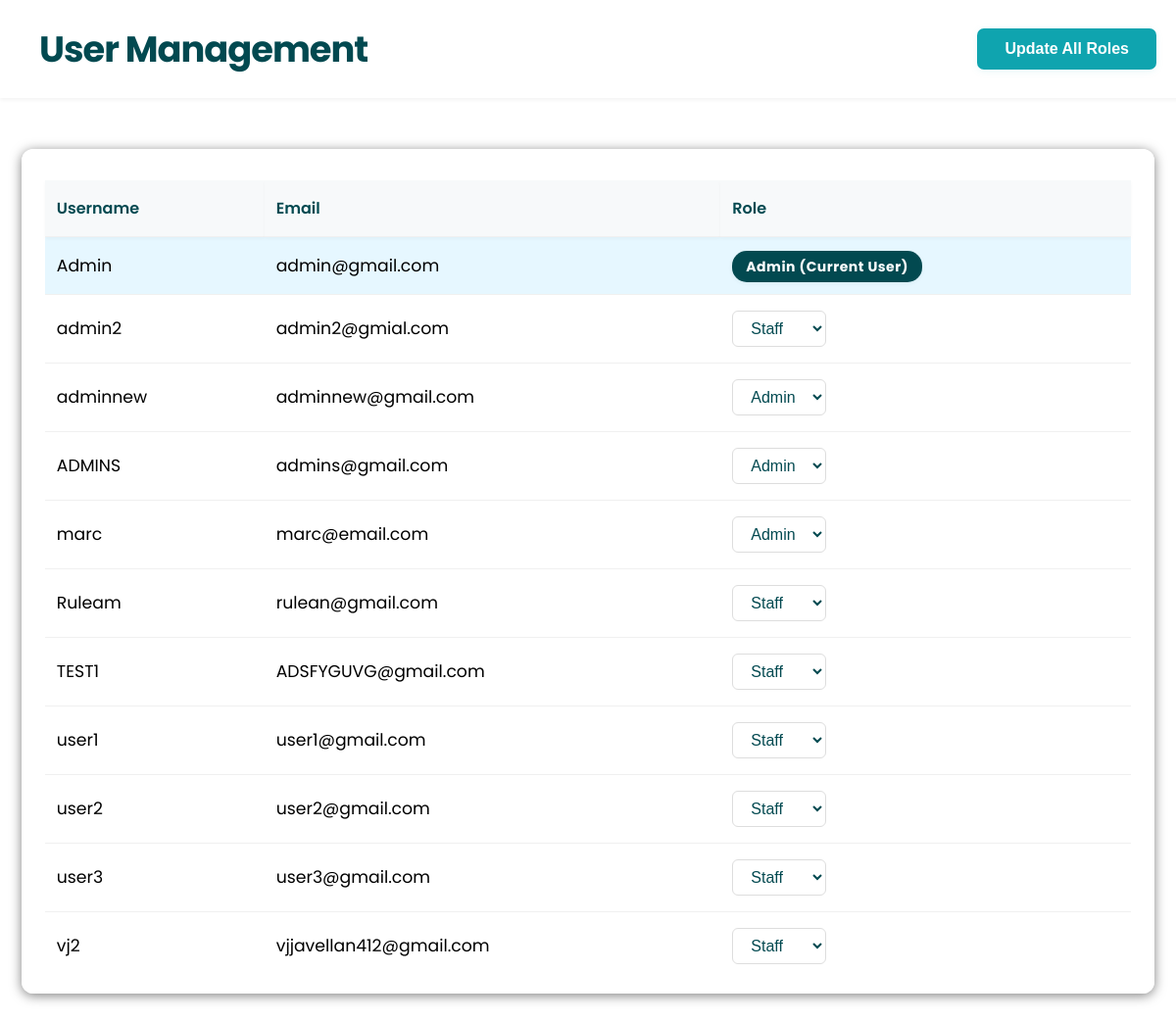
The page /users.php (signed in) on the database its author committed.
### tables this page shows
CREATE TABLE `users` (
  `userid` int(11) NOT NULL,
  `username` varchar(50) NOT NULL,
  `password` varchar(255) NOT NULL,
  `email` varchar(100) NOT NULL,
  `role` enum('admin','staff') NOT NULL,
  `profile` varchar(255) NOT NULL,
  `remember_token` varchar(64) DEFAULT NULL,
  `token_expires` datetime DEFAULT NULL
);

### users.php (the view, shortened to what this page needs)
<?php
try {
    $pdo = require_once 'config/db.php';
    $stmt = $pdo->query("SELECT userid, username, email, role FROM users ORDER BY username");
    $users = $stmt->fetchAll(PDO::FETCH_ASSOC);
} catch (PDOException $e) {
    $_SESSION['error'] = "Database error: " . $e->getMessage();
    $users = [];
}
?>
<!DOCTYPE html>
<html lang="en">
<head>
 <link rel="stylesheet" href="css/users.css">
</head>
<body>
    <form action="users.php" method="post" id="rolesForm">
        <div class="page-header">
            <div class="box123" style">
            <div class="page-title">User Management</div>
            <button type="submit" name="update_all_roles" class="update-all-btn">Update All Roles</button>
            </div>
        </div>
        <div class="container">
            <div class="card">
                <table>
                    <thead>
                        <tr>
                            <th>Username</th>
                            <th>Email</th>
                            <th>Role</th>
                        </tr>
                    </thead>
                    <tbody>
                        <?php foreach (
                            $users as $i => $user): ?>
                        <tr<?php if ($user['userid'] == $_SESSION['user_id']) echo ' class="current-user-row"'; ?>>
                            <td><?php echo htmlspecialchars($user['username']); ?></td>
                            <td><?php echo htmlspecialchars($user['email']); ?></td>
                            <td>
                                <?php if ($user['userid'] != $_SESSION['user_id']): ?>
                                    <select name="role[]" class="role-select">
                                        <option value="staff" <?php echo $user['role'] === 'staff' ? 'selected' : ''; ?>>Staff</option>
                                        <option value="admin" <?php echo $user['role'] === 'admin' ? 'selected' : ''; ?>>Admin</option>
                                    </select>
                                <?php else: ?>
                                    <span class="badge badge-<?php echo $user['role']; ?>">
                                        <?php echo ucfirst($user['role']); ?> (Current User)
                                    </span>
                                <?php endif; ?>
                            </td>
                        </tr>
                        <?php endforeach; ?>
                    </tbody>
                </table>
            </div>
        </div>
    </form>
</body>
</html>

### css/users.css (style rules this page uses)
body { background-color: #fff; font-family: "Poppins", sans-serif; margin: 0; padding: 0; height:100vh; ; box-sizing: border-box; }
.page-header { background: #fff; box-shadow: 0 2px 4px rgba(0, 0, 0, 0.05); height: 100px; display: flex; align-items: center; position: fixed; justify-content: center; width: 90%; font-weight: bold; z-index: 10; width: 100%; display: flex; justify-content: center; align-items: center; }
.page-header { display: flex; justify-content: space-between; align-items: center; padding: 0px 40px 0px 40px; background:rgb(255, 255, 255); line-height: none; height: 100px; box-shadow: 0 2px 4px rgba(0, 0, 0, 0.05); position: fixed; width: 100%; }
.page-title { font-size: 2.3rem; font-weight: 700; color: #024950; letter-spacing: -1px; }
.update-all-btn { background: #0FA4AF; color: #fff; border: none; border-radius: 7px; padding: 12px 28px; font-size: 1rem; font-weight: 600; cursor: pointer; transition: background 0.2s; box-shadow: 0 2px 8px rgba(15,164,175,0.08); }
.container { width: 100%; min-height: 100vh; display: flex; justify-content: center; align-items: center; padding: 0 10px 10px 10px; box-sizing: border-box; }
.card { width: 98%; margin-top: 98px; box-sizing: border-box; background: #fff; border-radius: 12px; box-shadow: 0 2px 12px rgba(0, 0, 0, 0.5); padding: 32px 24px 24px 24px; height: 80vh; overflow: auto; -ms-overflow-style: none; scrollbar-width: none; }
table { width: 100%; border-collapse: separate; border-spacing: 0; margin-top: 0; background: #fff; font-size: 1.08rem; }
th, td { padding: 16px 12px; text-align: left; border-bottom: 1px solid #f0f0f0; }
th { background: #f7f9fa; color: #024950; font-weight: 600; font-size: 1rem; }
tr:last-child td { border-bottom: none; }
tr.current-user-row { background: #e6f7ff !important; }
.badge { padding: 6px 14px; border-radius: 15px; font-size: 14px; font-weight: 700; box-shadow: 0 1px 4px rgba(2,73,80,0.08); letter-spacing: 0.5px; }
.badge-admin { background-color: #024950; color: white; }
.role-select { padding: 8px 14px; border: 1px solid #ddd; border-radius: 6px; background-color: white; color: #024950; font-size: 1rem; }
.box123 { display: flex; justify-content: space-between; align-items: center; width: 95%; }
.card thead th { position: sticky; top: 0; z-index: 2; background: #f7f9fa; box-shadow: 0 2px 4px rgba(0,0,0,0.03); }

### rows shown on the page
users: username "Admin", email "admin@gmail.com", role "Admin"
users: username "admin2", email "admin2@gmial.com", role "Staff"
users: username "adminnew", email "adminnew@gmail.com", role "Admin"
users: username "ADMINS", email "admins@gmail.com", role "Admin"
users: username "marc", email "marc@email.com", role "Admin"
users: username "Ruleam", email "rulean@gmail.com", role "Staff"
users: username "TEST1", email "ADSFYGUVG@gmail.com", role "Staff"
users: username "user1", email "user1@gmail.com", role "Staff"
users: username "user2", email "user2@gmail.com", role "Staff"
users: username "user3", email "user3@gmail.com", role "Staff"
users: username "vj2", email "vjjavellan412@gmail.com", role "Staff"
